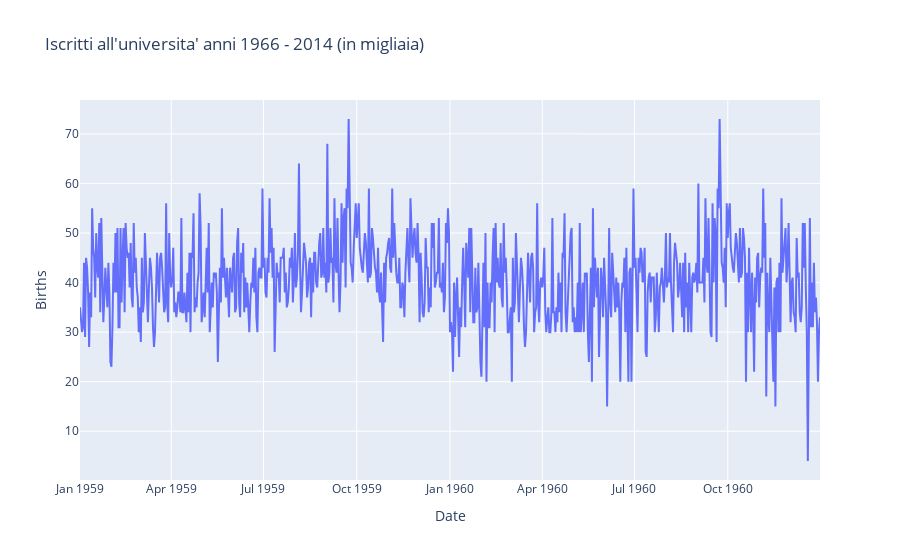

The notebook cell this image was saved under:
### Code cell
fig = px.line(df1, x = 'Date', y = 'Births', title='Iscritti all\'universita\' anni 1966 - 2014 (in migliaia)')
fig.show()

### Figure 1 — Plotly figure (JSON) as saved in the notebook; plotly's stock layout.template omitted (floating-point values rounded to 4 significant figures; data arrays with more than 128 entries replaced by an {"elided": "..."} marker saying what was removed)
{"data": [{"hoverlabel": {"namelength": 0}, "hovertemplate": "Date=%{x}<br>Births=%{y}", "legendgroup": "", "line": {"color": "#636efa", "dash": "solid"}, "mode": "lines", "name": "", "showlegend": false, "type": "scatter", "x": {"elided": "730 str values"}, "xaxis": "x", "y": {"elided": "730 int values"}, "yaxis": "y"}], "layout": {"legend": {"tracegroupgap": 0}, "title": {"text": "Iscritti all'universita' anni 1966 - 2014 (in migliaia)"}, "xaxis": {"anchor": "y", "domain": [0, 1], "title": {"text": "Date"}}, "yaxis": {"anchor": "x", "domain": [0, 1], "title": {"text": "Births"}}}}
